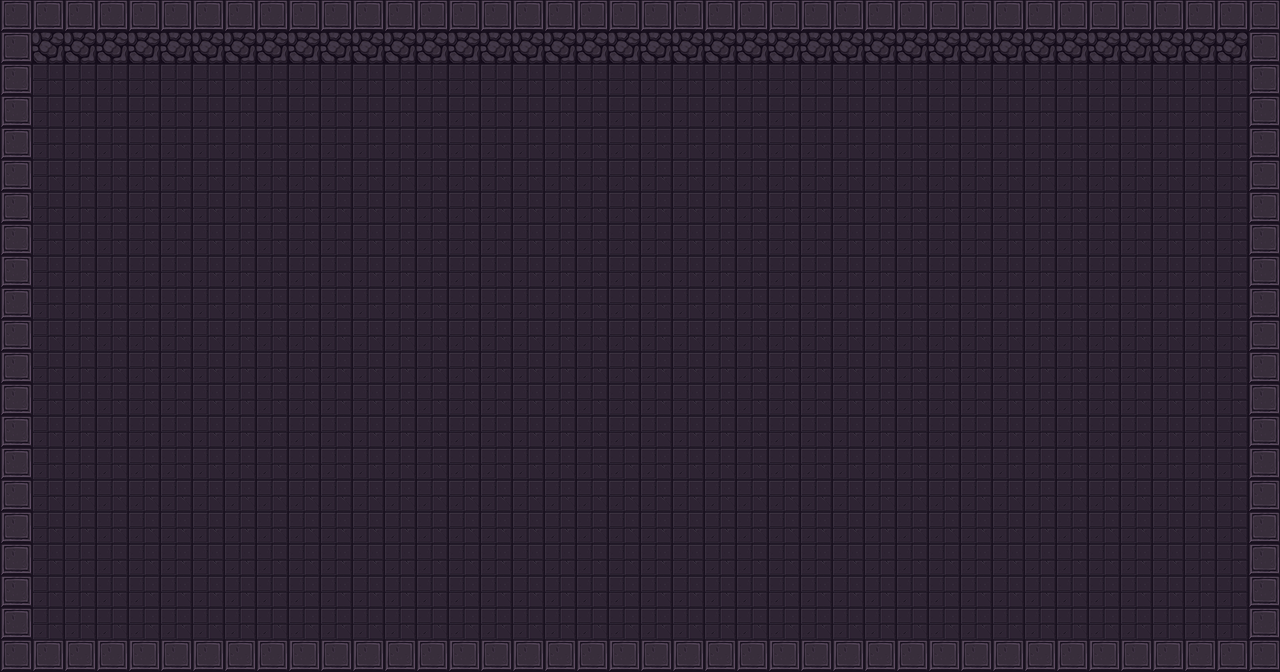

Rendered tile map (Tiled .tmx) drawn with the repository's tilesets; below, a short description and the full map source, tile grids included:
An orthogonal 40x21 tile map with 32x32 px tiles, 1 tile layer (Background) and 7 objects (MainChar).

<map version="1.0" orientation="orthogonal" renderorder="left-down" width="40" height="21" tilewidth="32" tileheight="32" nextobjectid="18">
 <tileset firstgid="1" name="Tileset" tilewidth="32" tileheight="32" tilecount="48" columns="6">
  <image source="tileset.png" width="192" height="256" />
  <tile id="6">
   <animation>
    <frame tileid="18" duration="500" />
    <frame tileid="19" duration="500" />
   </animation>
  </tile>
  <tile id="12">
   <objectgroup draworder="index">
    <object id="8" x="0" y="0" width="32" height="32" />
   </objectgroup>
  </tile>
 </tileset>
 <layer name="Background" width="40" height="21">
  <data encoding="csv">
11,11,11,11,11,11,11,11,11,11,11,11,11,11,11,11,11,11,11,11,11,11,11,11,11,11,11,11,11,11,11,11,11,11,11,11,11,11,11,11,
11,8,8,8,8,8,8,8,8,8,8,8,8,8,8,8,8,8,8,8,8,8,8,8,8,8,8,8,8,8,8,8,8,8,8,8,8,8,8,11,
11,14,14,14,14,14,14,14,14,14,14,14,14,14,14,14,14,14,14,14,14,14,14,14,14,14,14,14,14,14,14,14,14,14,14,14,14,14,14,11,
11,14,14,14,14,14,14,14,14,14,14,14,14,14,14,14,14,14,14,14,14,14,14,14,14,14,14,14,14,14,14,14,14,14,14,14,14,14,14,11,
11,14,14,14,14,14,14,14,14,14,14,14,14,14,14,14,14,14,14,14,14,14,14,14,14,14,14,14,14,14,14,14,14,14,14,14,14,14,14,11,
11,14,14,14,14,14,14,14,14,14,14,14,14,14,14,14,14,14,14,14,14,14,14,14,14,14,14,14,14,14,14,14,14,14,14,14,14,14,14,11,
11,14,14,14,14,14,14,14,14,14,14,14,14,14,14,14,14,14,14,14,14,14,14,14,14,14,14,14,14,14,14,14,14,14,14,14,14,14,14,11,
11,14,14,14,14,14,14,14,14,14,14,14,14,14,14,14,14,14,14,14,14,14,14,14,14,14,14,14,14,14,14,14,14,14,14,14,14,14,14,11,
11,14,14,14,14,14,14,14,14,14,14,14,14,14,14,14,14,14,14,14,14,14,14,14,14,14,14,14,14,14,14,14,14,14,14,14,14,14,14,11,
11,14,14,14,14,14,14,14,14,14,14,14,14,14,14,14,14,14,14,14,14,14,14,14,14,14,14,14,14,14,14,14,14,14,14,14,14,14,14,11,
11,14,14,14,14,14,14,14,14,14,14,14,14,14,14,14,14,14,14,14,14,14,14,14,14,14,14,14,14,14,14,14,14,14,14,14,14,14,14,11,
11,14,14,14,14,14,14,14,14,14,14,14,14,14,14,14,14,14,14,14,14,14,14,14,14,14,14,14,14,14,14,14,14,14,14,14,14,14,14,11,
11,14,14,14,14,14,14,14,14,14,14,14,14,14,14,14,14,14,14,14,14,14,14,14,14,14,14,14,14,14,14,14,14,14,14,14,14,14,14,11,
11,14,14,14,14,14,14,14,14,14,14,14,14,14,14,14,14,14,14,14,14,14,14,14,14,14,14,14,14,14,14,14,14,14,14,14,14,14,14,11,
11,14,14,14,14,14,14,14,14,14,14,14,14,14,14,14,14,14,14,14,14,14,14,14,14,14,14,14,14,14,14,14,14,14,14,14,14,14,14,11,
11,14,14,14,14,14,14,14,14,14,14,14,14,14,14,14,14,14,14,14,14,14,14,14,14,14,14,14,14,14,14,14,14,14,14,14,14,14,14,11,
11,14,14,14,14,14,14,14,14,14,14,14,14,14,14,14,14,14,14,14,14,14,14,14,14,14,14,14,14,14,14,14,14,14,14,14,14,14,14,11,
11,14,14,14,14,14,14,14,14,14,14,14,14,14,14,14,14,14,14,14,14,14,14,14,14,14,14,14,14,14,14,14,14,14,14,14,14,14,14,11,
11,14,14,14,14,14,14,14,14,14,14,14,14,14,14,14,14,14,14,14,14,14,14,14,14,14,14,14,14,14,14,14,14,14,14,14,14,14,14,11,
11,14,14,14,14,14,14,14,14,14,14,14,14,14,14,14,14,14,14,14,14,14,14,14,14,14,14,14,14,14,14,14,14,14,14,14,14,14,14,11,
11,11,11,11,11,11,11,11,11,11,11,11,11,11,11,11,11,11,11,11,11,11,11,11,11,11,11,11,11,11,11,11,11,11,11,11,11,11,11,11
</data>
 </layer>
 <objectgroup name="Entities">
  <object id="15" type="MainChar" gid="26" x="128" y="192" width="32" height="32" />
 </objectgroup>
 <objectgroup name="Collision">
  <object id="5" x="0" y="0" width="1280" height="32" />
  <object id="6" x="0" y="32" width="32" height="640" />
  <object id="7" x="32" y="640" width="1216" height="32" />
  <object id="8" x="1248" y="32" width="32" height="640" />
  <object id="9" x="32" y="32" width="1216" height="16" />
 </objectgroup>
</map>
